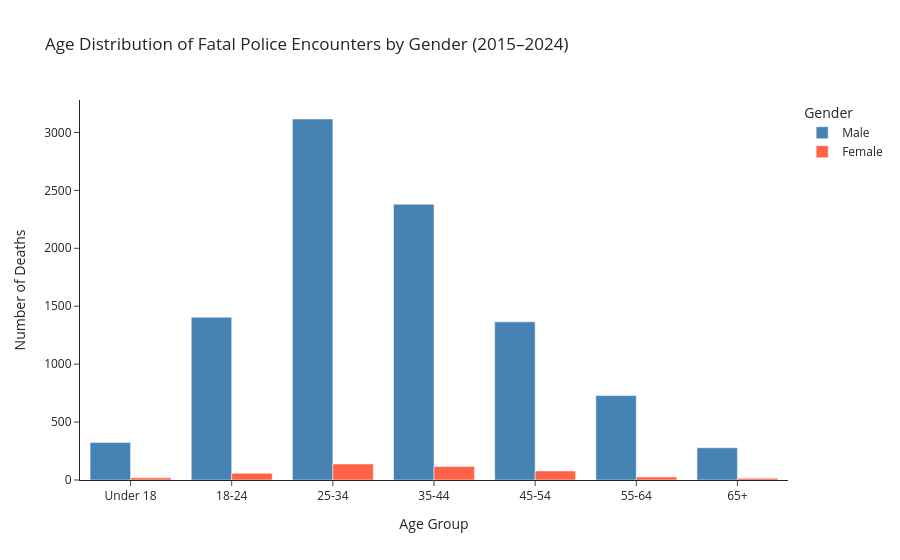

Notebook code cell kept with this figure:
### Code cell
import plotly.graph_objects as go

male_data = df_gender_age[df_gender_age['gender'] == 'male']
female_data = df_gender_age[df_gender_age['gender'] == 'female']
non_binary_data = df_gender_age[df_gender_age['gender'] == 'non-binary']

fig = go.Figure()

fig.add_trace(go.Bar(
    x=male_data['age_group'].astype(str),
    y=male_data['count'],
    name='Male',
    marker_color='steelblue'
))

fig.add_trace(go.Bar(
    x=female_data['age_group'].astype(str),
    y=female_data['count'],
    name='Female',
    marker_color='tomato'
))

fig.update_layout(
    barmode='group',
    title='Age Distribution of Fatal Police Encounters by Gender (2015–2024)',
    xaxis_title='Age Group',
    yaxis_title='Number of Deaths',
    template='simple_white',
    legend_title='Gender'
)
fig.show()

### Figure 1 — Plotly figure (JSON) as saved in the notebook; plotly's stock layout.template omitted (floating-point values rounded to 4 significant figures)
{"data": [{"marker": {"color": "steelblue"}, "name": "Male", "type": "bar", "x": ["Under 18", "18-24", "25-34", "35-44", "45-54", "55-64", "65+"], "y": [324, 1404, 3116, 2380, 1365, 729, 278]}, {"marker": {"color": "tomato"}, "name": "Female", "type": "bar", "x": ["Under 18", "18-24", "25-34", "35-44", "45-54", "55-64", "65+"], "y": [19, 58, 139, 117, 78, 26, 15]}], "layout": {"barmode": "group", "legend": {"title": {"text": "Gender"}}, "title": {"text": "Age Distribution of Fatal Police Encounters by Gender (2015–2024)"}, "xaxis": {"title": {"text": "Age Group"}}, "yaxis": {"title": {"text": "Number of Deaths"}}}}
